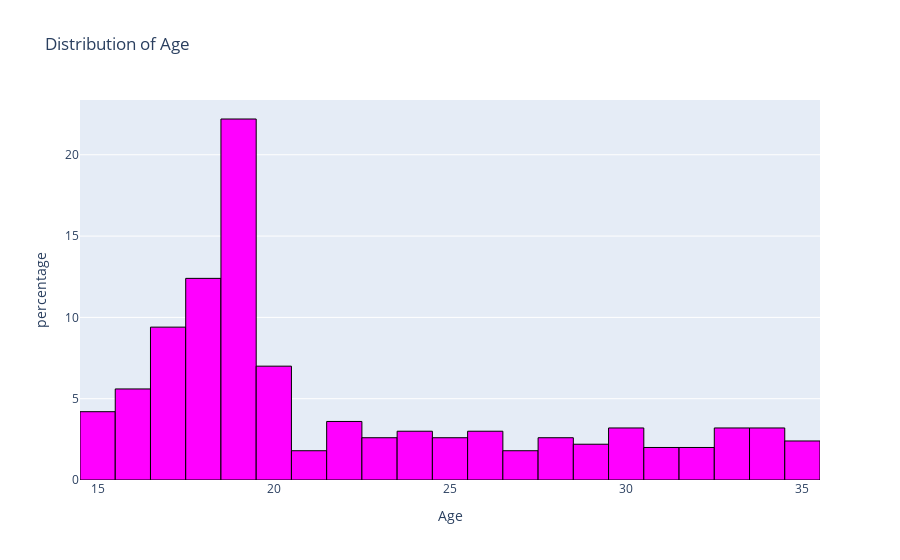

Notebook source saved alongside this figure:
### Code cell
fig = go.Figure(
        go.Histogram(
            x=df[df_coloumns[0]],
            marker = {"color": "magenta",
                      "line":{"width":1,"color":"black"}},
            histnorm= "percent",
))

# Set overall title and axes labels
fig.update_layout(
    title_text=f'Distribution of {df_coloumns[0]}',
    xaxis_title=f'{df_coloumns[0]}',
    yaxis_title='percentage',
)

# Style subplot
fig.update_layout(
    hovermode='x',  # Enable hover interaction
)

fig.show()

### Figure 1 — Plotly figure (JSON) as saved in the notebook; plotly's stock layout.template omitted (floating-point values rounded to 4 significant figures; data arrays with more than 128 entries replaced by an {"elided": "..."} marker saying what was removed)
{"data": [{"histnorm": "percent", "marker": {"color": "magenta", "line": {"color": "black", "width": 1}}, "type": "histogram", "x": {"elided": "500 int values"}}], "layout": {"hovermode": "x", "title": {"text": "Distribution of Age"}, "xaxis": {"title": {"text": "Age"}}, "yaxis": {"title": {"text": "percentage"}}}}
